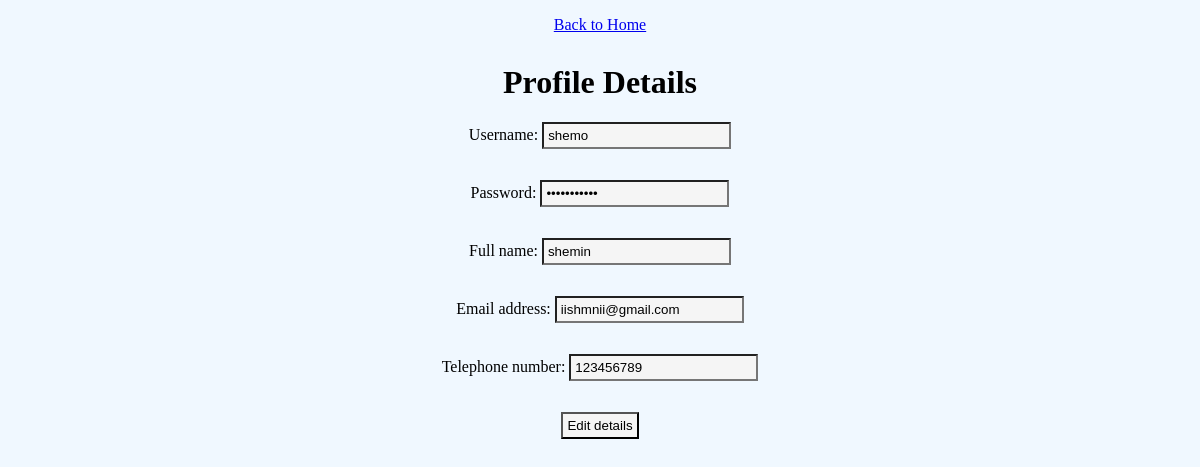
/loadprofile (signed in), run on the app's committed database.
### tables this page shows
CREATE TABLE User(username TEXT PRIMARY KEY,password TEXT,fullname TEXT,email TEXT,telno TEXT);

### main.py (the view)
@app.route('/loadprofile')
def loadprofile():
    conn = sqlite3.connect("adv.db")
    c = conn.cursor()
    c.execute("SELECT * FROM User WHERE username = ?", (session["username"],))
    profile = c.fetchall()
    conn.close()
    msg = ""
    session["profile"] = profile[0]
    return render_template('profile.html',  details=profile[0], msg=msg)

### templates/profile.html (shortened to what this page needs)
<!DOCTYPE html>
<html lang="en">
<head>
    <link rel = 'stylesheet' type="text/css" href="../static/style.css">
</head>
<body>
        <p><a href="/dologin">Back to Home</a></p>
      <h1>Profile Details</h1>
      <form action="/editprofile" method="POST" onsubmit="return validate();">
          <p>Username: <input type="text" name="username" value="{{ details[0] }}" required="required"/></p>
          <p>Password: <input type="password" id="pass" name="pwd" value ="{{ details[1] }}"  required="required"/></p>
          <p>Full name: <input type="text" name="Full name" value="{{ details[2] }}" required="required"/></p>
          <p>Email address: <input type="email" name="Email address" value="{{ details[3] }}" required="required"/></p>
          <p>Telephone number: <input type="tel" name="Telephone number" value="{{ details[4] }}" required="required"/></p>
          <p><input type="submit" value="Edit details"></p>
      </form>
</body>
</html>

### static/style.css (style rules this page uses)
body { background-color: aliceblue; font-family: "Arial Narrow"; }
p { margin-bottom: 30px; margin-outside: 20px; text-align: center; }
input { background-color: whitesmoke; }
h1,h2 { text-align: center; }
input { padding: 4px; margin-bottom: 1px; }
form { text-align: center; }

### data on the page
User: username "shemo", fullname "shemin", email "iishmnii@gmail.com", telno "123456789"
